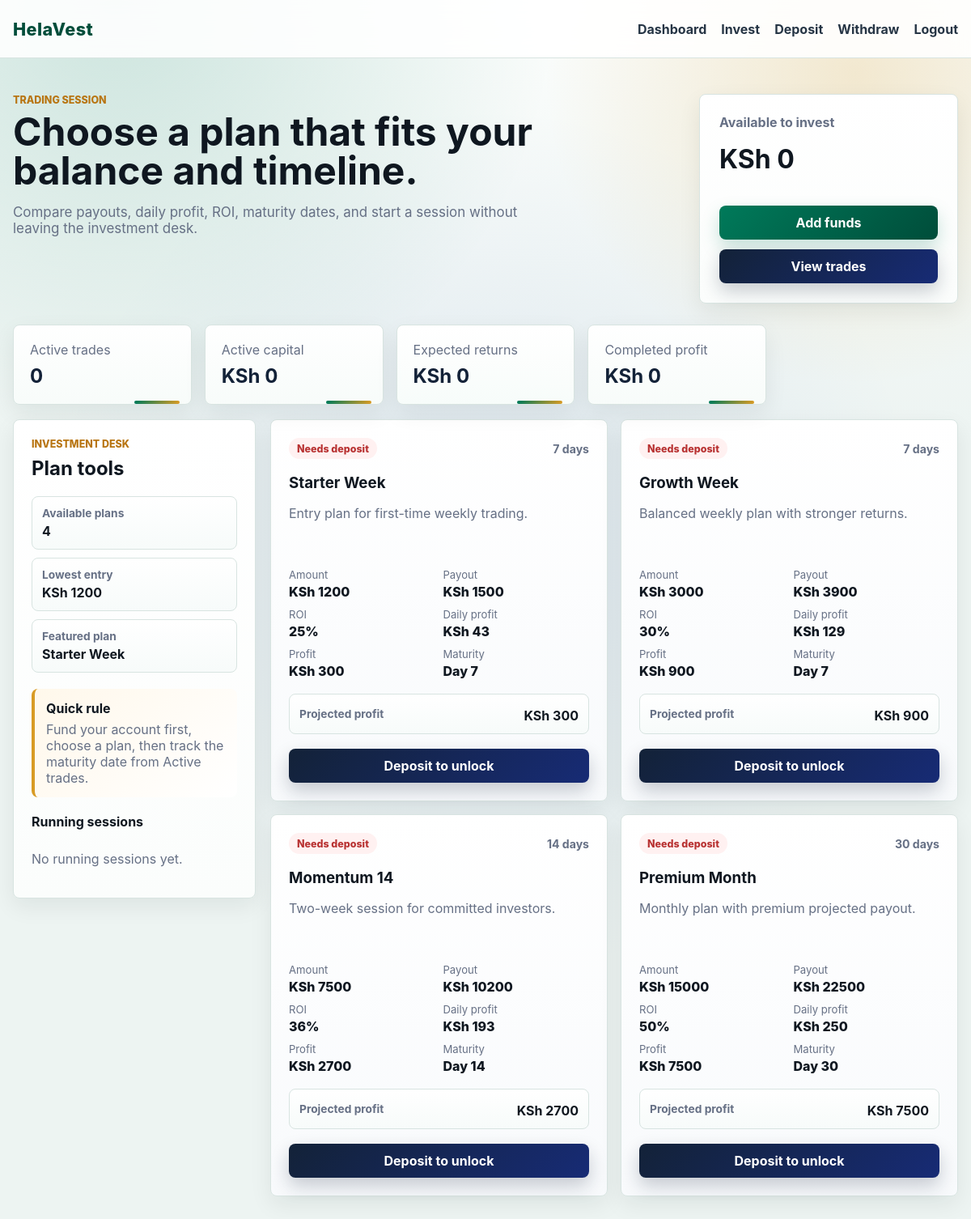
The app's page /investments/start/ (signed in) with its own data.
### investments/models.py (models this page shows, shortened)
class Plan(models.Model):
    name = models.CharField(max_length=100)
    amount = models.PositiveIntegerField()
    return_amount = models.PositiveIntegerField()
    duration_days = models.PositiveIntegerField()
    active = models.BooleanField(default=True)
    description = models.CharField(max_length=180, blank=True)
    class Meta:
        ordering = ["amount"]
    @property
    def profit(self):
        return self.return_amount - self.amount
    @property
    def roi_percent(self):
        if not self.amount:
            return 0
        return round((self.profit / self.amount) * 100)
    @property
    def daily_profit(self):
        if not self.duration_days:
            return 0
        return round(self.profit / self.duration_days)

### investments/views.py (the view, shortened to what this page needs)
# urls.py: path("start/", invest, name="invest"),
@login_required
@transaction.atomic
def invest(request):
    complete_matured_investments(request.user)
    form = InvestmentForm(request.POST or None)
    plans = Plan.objects.filter(active=True)
    balance_data = Transaction.balance_for(request.user)
    active_trades = Investment.objects.filter(user=request.user, status=Investment.Status.ACTIVE).select_related("plan")
    completed_trades = Investment.objects.filter(user=request.user, status=Investment.Status.COMPLETED)
    stats = {
        "available_balance": balance_data["available_balance"],
        "active_count": active_trades.count(),
        "active_capital": active_trades.aggregate(total=Sum("amount"))["total"] or 0,
        "expected_active_returns": active_trades.aggregate(total=Sum("return_amount"))["total"] or 0,
        "completed_profit": completed_trades.aggregate(total=Sum("profit"))["total"] or 0,
        "plan_count": plans.count(),
        "starter_plan": plans.order_by("amount").first(),
        "popular_plan": plans.annotate(trade_count=Count("investment")).order_by("-trade_count", "amount").first(),
    }
    return render(
        request,
        "investments/invest.html",
        {
            "form": form,
            "plans": plans,
            "active_trades": active_trades[:4],
            "stats": stats,
        },
    )

### investments/services.py (called while the page is built, shortened)
def complete_matured_investments(user):
    matured = Investment.objects.filter(user=user, status=Investment.Status.ACTIVE, matures_at__lte=timezone.now())
    completed = 0
    return completed

### templates/investments/invest.html (shortened to what this page needs)
{% extends "base.html" %}
{% block content %}
<section class="invest-hero">
    <div>
        <p class="eyebrow">Trading session</p>
        <h1>Choose a plan that fits your balance and timeline.</h1>
        <p class="hero-copy">Compare payouts, daily profit, ROI, maturity dates, and start a session without leaving the investment desk.</p>
    </div>
    <aside class="balance-card">
        <span>Available to invest</span>
        <strong>KSh {{ stats.available_balance|floatformat:0 }}</strong>
        <div class="hero-actions stacked">
            <a class="button full" href="{% url 'deposit' %}">Add funds</a>
            <a class="button secondary full" href="{% url 'trades' %}">View trades</a>
        </div>
    </aside>
</section>
<section class="metrics invest-metrics">
    <article><span>Active trades</span><strong>{{ stats.active_count }}</strong></article>
    <article><span>Active capital</span><strong>KSh {{ stats.active_capital|floatformat:0 }}</strong></article>
    <article><span>Expected returns</span><strong>KSh {{ stats.expected_active_returns|floatformat:0 }}</strong></article>
    <article><span>Completed profit</span><strong>KSh {{ stats.completed_profit|floatformat:0 }}</strong></article>
</section>
<section class="invest-layout">
    <aside class="strategy-panel">
        <div>
            <p class="eyebrow">Investment desk</p>
            <h2>Plan tools</h2>
        </div>
        <div class="strategy-list">
            <div><span>Available plans</span><strong>{{ stats.plan_count }}</strong></div>
            {% if stats.starter_plan %}
                <div><span>Lowest entry</span><strong>KSh {{ stats.starter_plan.amount }}</strong></div>
            {% endif %}
            {% if stats.popular_plan %}
                <div><span>Featured plan</span><strong>{{ stats.popular_plan.name }}</strong></div>
            {% endif %}
        </div>
        <div class="tip-box">
            <strong>Quick rule</strong>
            <p>Fund your account first, choose a plan, then track the maturity date from Active trades.</p>
        </div>
        <div class="mini-trades">
            <h3>Running sessions</h3>
            {% for trade in active_trades %}
                <div class="mini-trade">
                    <span>{{ trade.plan.name }}</span>
                    <strong>{{ trade.progress_percent }}%</strong>
                    <div class="progress"><span style="width: {{ trade.progress_percent }}%"></span></div>
                </div>
            {% empty %}
                <p class="muted">No running sessions yet.</p>
            {% endfor %}
        </div>
    </aside>
    <section class="plan-grid enhanced">
    {% for plan in plans %}
        <article class="plan-card invest-plan {% if stats.available_balance >= plan.amount %}ready{% else %}locked{% endif %}">
            <div class="plan-topline">
                <span class="badge">{% if stats.available_balance >= plan.amount %}Ready{% else %}Needs deposit{% endif %}</span>
                <span>{{ plan.duration_days }} days</span>
            </div>
            <div>
                <h3>{{ plan.name }}</h3>
                <p>{{ plan.description }}</p>
            </div>
            <dl>
                <div><dt>Amount</dt><dd>KSh {{ plan.amount }}</dd></div>
                <div><dt>Payout</dt><dd>KSh {{ plan.return_amount }}</dd></div>
                <div><dt>ROI</dt><dd>{{ plan.roi_percent }}%</dd></div>
                <div><dt>Daily profit</dt><dd>KSh {{ plan.daily_profit }}</dd></div>
                <div><dt>Profit</dt><dd>KSh {{ plan.profit }}</dd></div>
                <div><dt>Maturity</dt><dd>Day {{ plan.duration_days }}</dd></div>
            </dl>
            <div class="plan-return">
                <span>Projected profit</span>
                <strong>KSh {{ plan.profit }}</strong>
            </div>
            <form method="post">
                {% if stats.available_balance >= plan.amount %}
                    <button class="button full" type="submit">Start this plan</button>
                {% else %}
                    <a class="button secondary full" href="{% url 'deposit' %}">Deposit to unlock</a>
                {% endif %}
            </form>
        </article>
    {% empty %}
        <article class="empty-state">
            <h3>No plans available</h3>
            <p>Ask an administrator to activate investment plans.</p>
        </article>
    {% endfor %}
    </section>
</section>
{% endblock %}

### templates/base.html (shortened to what this page needs)
{% load static %}
<!doctype html>
<html lang="en">
<head>
    <link rel="stylesheet" href="{% static 'css/styles.css' %}">
</head>
<body>
    <header class="topbar">
        <a class="brand" href="{% url 'dashboard' %}">HelaVest</a>
        <nav>
            {% if user.is_authenticated %}
                <a href="{% url 'dashboard' %}">Dashboard</a>
                <a href="{% url 'invest' %}">Invest</a>
                <a href="{% url 'deposit' %}">Deposit</a>
                <a href="{% url 'withdraw' %}">Withdraw</a>
                <a href="{% url 'logout' %}">Logout</a>
            {% else %}
                <a href="{% url 'login' %}">Login</a>
                <a class="button small" href="{% url 'register' %}">Create account</a>
            {% endif %}
        </nav>
    </header>
    <main>
        {% block content %}{% endblock %}
    </main>
</body>
</html>

### records on screen
Plan: starter_plan.amount "1200", popular_plan.name "Starter Week", shows "Needs deposit", duration_days "7", name "Starter Week", description "Entry plan for first-time weekly trading.", amount "1200", return_amount "1500", roi_percent "25", daily_profit "43", profit "300", shows "Deposit to unlock"
Plan: shows "Needs deposit", duration_days "7", name "Growth Week", description "Balanced weekly plan with stronger returns.", amount "3000", return_amount "3900", roi_percent "30", daily_profit "129", profit "900", shows "Deposit to unlock"
Plan: shows "Needs deposit", duration_days "14", name "Momentum 14", description "Two-week session for committed investors.", amount "7500", return_amount "10200", roi_percent "36", daily_profit "193", profit "2700", shows "Deposit to unlock"
Plan: shows "Needs deposit", duration_days "30", name "Premium Month", description "Monthly plan with premium projected payout.", amount "15000", return_amount "22500", roi_percent "50", daily_profit "250", profit "7500", shows "Deposit to unlock"

### other values on screen
{{ stats.available_balance|floatformat:0 }} "0"
{{ stats.active_count }} "0"
{{ stats.active_capital|floatformat:0 }} "0"
{{ stats.expected_active_returns|floatformat:0 }} "0"
{{ stats.completed_profit|floatformat:0 }} "0"
{{ stats.plan_count }} "4"
